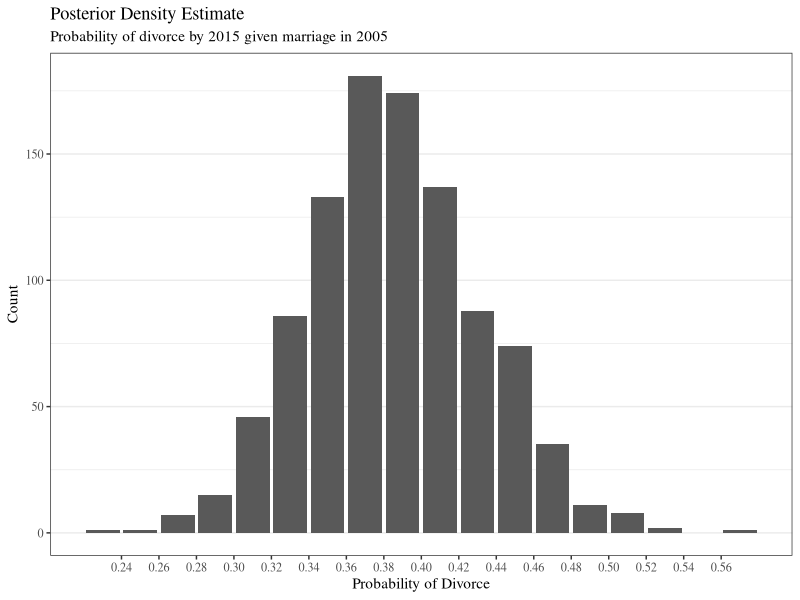

This chart was generated by the following R code:
## ---- chunk 1

gr <- 2 / (1 + sqrt(5))

knitr::opts_chunk$set(echo = FALSE, warning = FALSE, fig.asp = gr)
options(knitr.kable.NA = '-')

rm(gr)
## ---- chunk 2

# Prep work ---------------------------------------------------------------

# Load libraries
library(ggplot2)
library(tibble)

# Helper functions
scale_integer <- function(x, n = 1) seq(ceiling(x[1]), floor(x[2]), by = n)

# Control randomness
set.seed(9876)

## ---- chunk 3

# Question 1 --------------------------------------------------------------

prior_a <- 1
prior_b <- 1

n_married <- 112
divorced_n_obs <- 43

## ---- chunk 4

# Question 1a -------------------------------------------------------------

divorced_posterior <- function(n) {
  rbeta(n, prior_a + divorced_n_obs, n_married - divorced_n_obs + prior_b)
}

## ---- chunk 5

# Question 1b -------------------------------------------------------------

divorced_n_sims <- 1000

## NOTE: Not the way to do this, but still useful reference
#
# divorced_prob_obs <- divorced_n_obs / n_married
# divorced_dist <- function(n, p) rbinom(n, n_married, p)
# divorced_prior_dist <- function(n) rbeta(n, 1, 1)
#
# divorced_prob_draws <- divorced_prior_dist(divorced_n_sims)
# divorced_dist_draws <- divorced_dist(divorced_n_sims, divorced_prob_draws)
#
# divorced_post_dist <- divorced_prob_draws[divorced_dist_draws == divorced_n_obs]

divorced_posterior_draws <- divorced_posterior(divorced_n_sims)

divorced_post_tbl <- tibble(
  Mean = mean(divorced_posterior_draws),
  Median = quantile(divorced_posterior_draws, .5),
  `95% Low` = quantile(divorced_posterior_draws, .025),
  `95% High` = quantile(divorced_posterior_draws, .975)
)

## ---- chunk 6
knitr::kable(
  divorced_post_tbl,
  booktabs = TRUE,
  digits = 3,
  caption = "Posterior distribution summary"
)

## ---- chunk 7

# Question 1c -------------------------------------------------------------

post_draws_density <- function(draws) {

  ggplot(data = NULL, aes(draws)) +
  geom_bar() +
  scale_x_binned(n.breaks = 16) +
  theme_bw() +
  theme(
    text = element_text(family = "serif"),
    panel.grid.major.x = element_blank()
  ) +
  labs(
    title = "Posterior Density Estimate",
    y = "Count"
  )

}

divorced_post_plot <-
  post_draws_density(divorced_posterior_draws) +
  labs(
    subtitle = "Probability of divorce by 2015 given marriage in 2005",
    x = "Probability of Divorce"
  )

divorced_post_plot

## ---- chunk 8

# Question 2 --------------------------------------------------------------

study_obs <- c(
   2.1, 9.8, 13.9, 11.3, 8.9, 15.7, 16.4, 4.5, 8.9, 11.9, 12.5, 11.1, 11.6,
  14.5, 9.6,  7.4,  3.3, 9.1,  9.4,  6.0, 7.4, 8.5,  1.6, 11.4,  9.7
)

study_sd_true <- 4
study_dist <- function(n, mean) rnorm(n, mean = mean, sd = study_sd_true)
study_prior_dist <- function(n) rnorm(n, mean = 10, sd = 3)

## ---- chunk 9

study_n_sims <- 1000

study_mean_draws <- study_prior_dist(study_n_sims)
study_dist_draws <- study_dist(study_n_sims, study_mean_draws)

study_post_dist <- study_mean_draws[study_dist_draws == mean(study_obs)]

study_post_tbl <- tibble(
  Mean = quantile(study_post_dist, .5),
  `95% Low` = quantile(study_post_dist, .025),
  `95% High` = quantile(study_post_dist, .975)
)


## ---- chunk 10
knitr::kable(
  study_post_tbl,
  booktabs = TRUE,
  digits = 3,
  caption = "Posterior distribution summary"
)

## ---- chunk 11
labs <- knitr::all_labels()
labs <- labs[!labs %in% c("setup", "toc", "getlabels", "allcode")]
